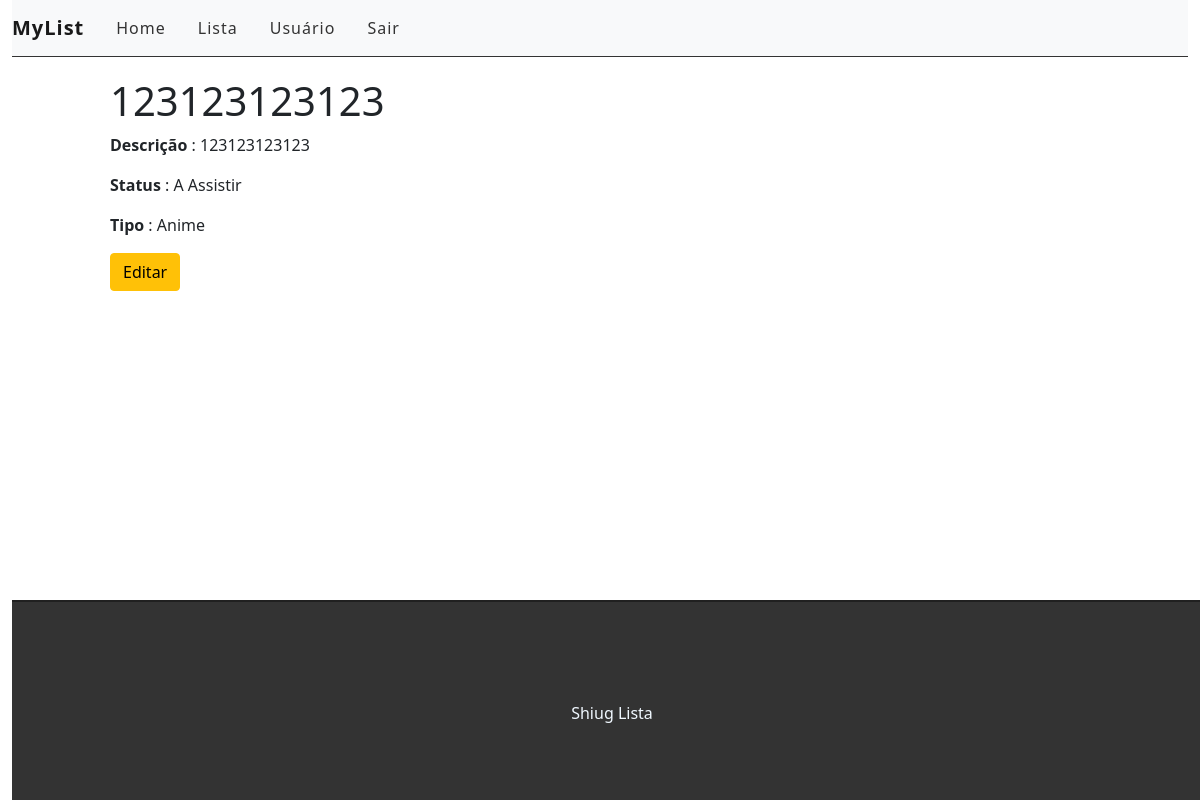
Screenshot of /list/16 (signed in) with the database file from the repository.
### list/models.py (models this page shows, shortened)
class Lista(models.Model):
    STATUS = (
    ('Assistindo','Assistindo'),
    ('Assistido', 'Assistido'),
    ('A Assistir','A Assistir'),
    )
    Tipo = (
        ('Filme', 'Filme'),
        ('Anime','Anime'),
        ('Série','Série'),
    )
    user = models.ForeignKey(get_user_model(), on_delete=models.CASCADE)
    titulo = models.CharField(max_length=255)
    descricao = models.TextField()
    status = models.CharField(
        max_length=10,
        choices=STATUS,
        blank=True,
    )
    tipo = models.CharField(
        max_length=5,
        choices=Tipo
    )
    created_at = models.DateTimeField(auto_now_add=True)
    updated_at = models.DateTimeField(auto_now=True)

### list/views.py (the view)
# urls.py: path('list/<int:id>', views.listaview, name='lista-view'),
@login_required
def listaview(request, id):
    lista = get_object_or_404(Lista, pk=id )
    return render(request, 'list/list.html', {'lista' : lista })

### list/templates/list/list.html (shortened to what this page needs)
{% extends 'base.html'%}
{% block content%}
 <div class="offset-1 col-10 list-div">
    <h1>{{lista.titulo}}</h1>
    <p> <b>Descrição</b> : {{lista.descricao}}</p>
    <p><b>Status</b> : {{lista.status}}</p>
    <p><b>Tipo</b> : {{lista.tipo}}</p>
    <span><a class="btn btn-warning" style="margin-bottom: 20px;" href="{% url 'editar' lista.id %}">Editar</a></span>
 </div>
{% endblock %}

### list/static/css/style.css (style rules this page uses)
.list-div { padding: 0; }

### rows the page displays
Lista: titulo "123123123123", descricao "123123123123", status "A Assistir", tipo "Anime"
